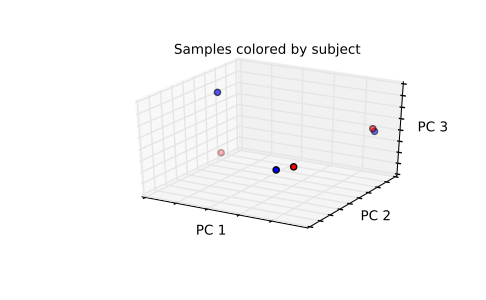

Write the Python code that produced this figure.
from skbio.math.diversity.beta import pw_distances
import numpy as np
data = [[23, 64, 14, 0, 0, 3, 1],
        [0, 3, 35, 42, 0, 12, 1],
        [0, 5, 5, 0, 40, 40, 0],
        [44, 35, 9, 0, 1, 0, 0],
        [0, 2, 8, 0, 35, 45, 1],
        [0, 0, 25, 35, 0, 19, 0]]
ids = list('ABCDEF')

# Compute Bray-Curtis distances between all pairs of samples and return a
# ``DistanceMatrix`` object:

bc_dm = pw_distances(data, ids, "braycurtis")
print(bc_dm)
# 6x6 distance matrix
# IDs:
# A, B, C, D, E, F
# Data:
# [[ 0.          0.78787879  0.86666667  0.30927835  0.85714286  0.81521739]
# [ 0.78787879  0.          0.78142077  0.86813187  0.75        0.1627907 ]
# [ 0.86666667  0.78142077  0.          0.87709497  0.09392265  0.71597633]
# [ 0.30927835  0.86813187  0.87709497  0.          0.87777778  0.89285714]
# [ 0.85714286  0.75        0.09392265  0.87777778  0.          0.68235294]
# [ 0.81521739  0.1627907   0.71597633  0.89285714  0.68235294  0.        ]]

# Compute Jaccard distances between all pairs of samples and return a
# ``DistanceMatrix`` object:

j_dm = pw_distances(data, ids, "jaccard")
print(j_dm)
# 6x6 distance matrix
# IDs:
# A, B, C, D, E, F
# Data:
# [[ 0.          0.83333333  1.          1.          0.83333333  1.        ]
# [ 0.83333333  0.          1.          1.          0.83333333  1.        ]
# [ 1.          1.          0.          1.          1.          1.        ]
# [ 1.          1.          1.          0.          1.          1.        ]
# [ 0.83333333  0.83333333  1.          1.          0.          1.        ]
# [ 1.          1.          1.          1.          1.          0.        ]]

# Determine if the resulting distance matrices are significantly correlated
# by computing the Mantel correlation between them. Then determine if the
# p-value is significant based on an alpha of 0.05:

from skbio.math.stats.distance import mantel
r, p_value = mantel(j_dm, bc_dm)
print(r)
# -0.209362157621
print(p_value < 0.05)
# False

# Compute PCoA for both distance matrices, and then find the Procrustes
# M-squared value that results from comparing the coordinate matrices:

from skbio.math.stats.ordination import PCoA
bc_pc = PCoA(bc_dm).scores()
j_pc = PCoA(j_dm).scores()
from skbio.math.stats.spatial import procrustes
print(procrustes(bc_pc.site, j_pc.site)[2])
# 0.466134984787

# All of this only gets interesting in the context of sample metadata, so
# let's define some:

import pandas as pd
try:
    # not necessary for normal use
    pd.set_option('show_dimensions', True)
except KeyError:
    pass
sample_md = {
   'A': {'body_site': 'gut', 'subject': '1'},
   'B': {'body_site': 'skin', 'subject': '1'},
   'C': {'body_site': 'tongue', 'subject': '1'},
   'D': {'body_site': 'gut', 'subject': '2'},
   'E': {'body_site': 'tongue', 'subject': '2'},
   'F': {'body_site': 'skin', 'subject': '2'}}
sample_md = pd.DataFrame.from_dict(sample_md, orient='index')
sample_md
# subject body_site
# A       1       gut
# B       1      skin
# C       1    tongue
# D       2       gut
# E       2    tongue
# F       2      skin
# <BLANKLINE>
# [6 rows x 2 columns]

# We'll put a quick 3D plotting function together. This function is adapted
# from the matplotlib gallery [R154]_.

import matplotlib.pyplot as plt
from mpl_toolkits.mplot3d import Axes3D
def scatter_3d(ord_results, df, column, color_map, title='', axis1=0,
               axis2=1, axis3=2):
   coord_matrix = ord_results.site.T
   ids = ord_results.site_ids
   colors = [color_map[df[column][id_]] for id_ in ord_results.site_ids]
# ...
   fig = plt.figure()
   ax = fig.add_subplot(111, projection='3d')
# ...
   xs = coord_matrix[axis1]
   ys = coord_matrix[axis2]
   zs = coord_matrix[axis3]
   plot = ax.scatter(xs, ys, zs, c=colors)
# ...
   ax.set_xlabel('PC %d' % (axis1 + 1))
   ax.set_ylabel('PC %d' % (axis2 + 1))
   ax.set_zlabel('PC %d' % (axis3 + 1))
   ax.set_xticklabels([])
   ax.set_yticklabels([])
   ax.set_zticklabels([])
   ax.set_title(title)
   return fig

# Now let's plot our PCoA results, coloring each sample by the subject it
# was taken from:

fig = scatter_3d(bc_pc, sample_md, 'subject', {'1': 'b', '2': 'r'},
                 'Samples colored by subject')
